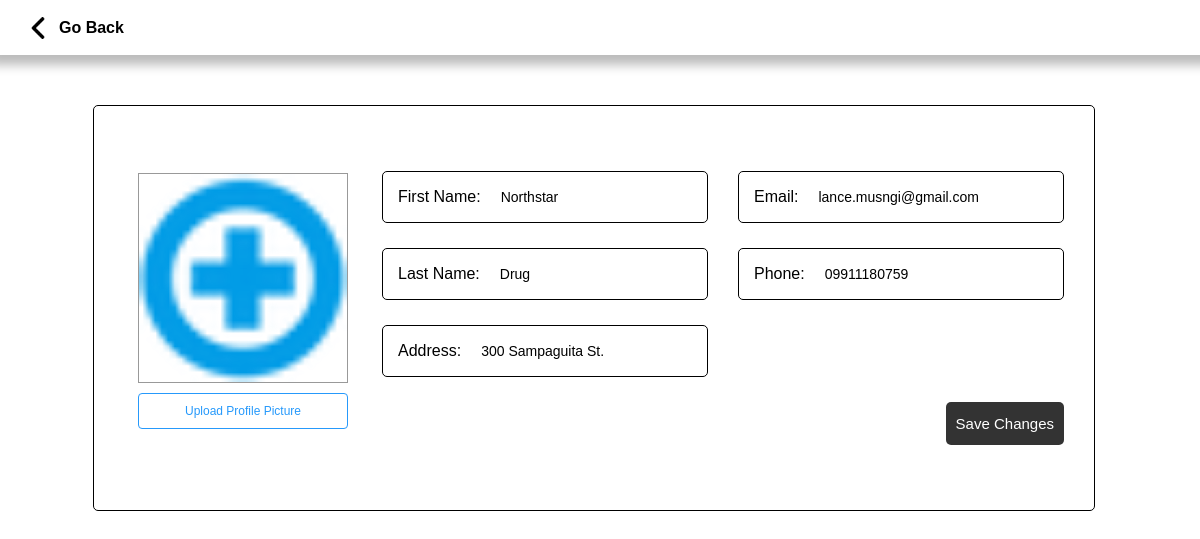
Page /aedituser.php on the earlier database version.
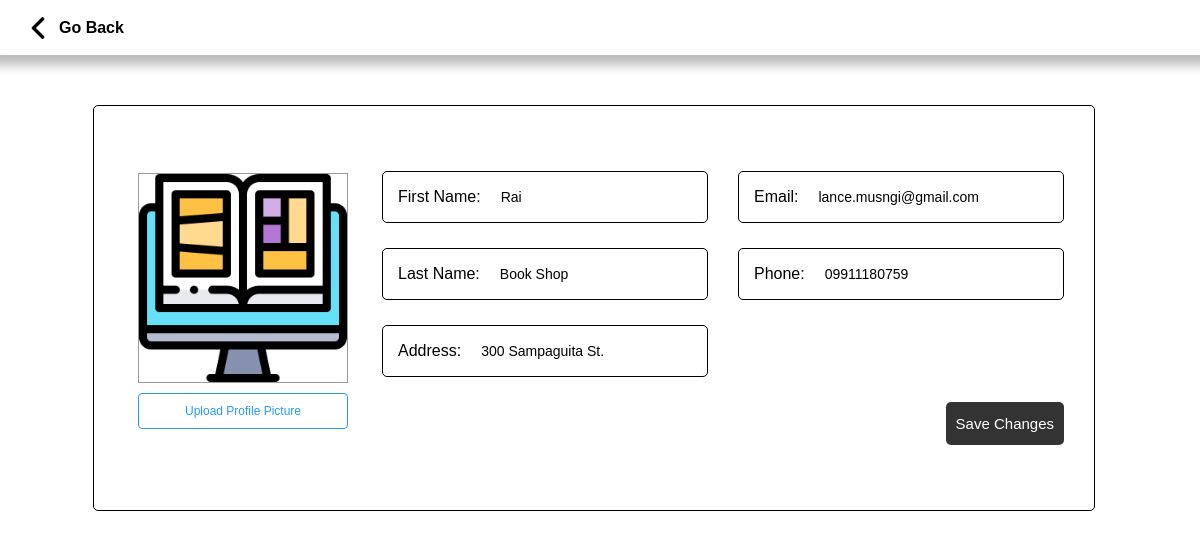
Same page on the later database version.
### tables this page shows
CREATE TABLE `users` (
  `UserID` int(11) NOT NULL,
  `FName` varchar(50) NOT NULL,
  `LName` varchar(50) NOT NULL,
  `username` varchar(50) NOT NULL,
  `password` varchar(100) NOT NULL,
  `email` varchar(50) NOT NULL,
  `phone` varchar(15) DEFAULT NULL,
  `address` varchar(200) DEFAULT NULL,
  `attempt` int(11) NOT NULL,
  `block` int(11) NOT NULL,
  `admin` int(1) NOT NULL,
  `profile` varchar(200) NOT NULL,
  `verification` varchar(10) NOT NULL,
  `verification_code` varchar(10) NOT NULL
);

### query.php (called while the page is built, shortened)
<?php
$queryAdmin = mysqli_query($con, "SELECT * FROM users WHERE UserID = '1'");
$rowUser2 = mysqli_fetch_assoc($queryAdmin);
$alocation = $rowUser2["profile"];
$aFName = $rowUser2["FName"];
$aLName = $rowUser2["LName"];
$aemail = $rowUser2["email"];
$aaddress = $rowUser2['address'];
$aphone = $rowUser2['phone'];

### aedituser.php (the view, shortened to what this page needs)
<!DOCTYPE html>
<html>
<head>
    <link rel="stylesheet" href="css/stylemain.css">
    <link rel="stylesheet" href="css/header.css">
    <?php
    include("connect.php");
    include("query.php");
    ?>
</head>
<body>
    <header >
        <a href="admin.php" class="ahead">
        <img src="Image\left-arrow.png" width="22">
            <h4>Go Back</h4>
        </a>
     </header>
    <section></a>
        <div class="wrapper" id="w1">
            <form action="" method="post" enctype="multipart/form-data">
                <div class="wedit">
                    <div class="weditimg">
                        <?php
                        echo "<img id='profileImage' src='$alocation' alt='Profile Picture'>";
                        ?>
                        <label class="btn-upload-img">
                            Upload Profile Picture <input type="file" id="img" name="img" accept="image/*">
                        </label>
                    </div>
                    <div class="weform">
                        <div class="inweform">
                            <div class="weitem">
                                <div class="border">
                                    <p>First Name:</p>
                                </div>
                                <?php
                                echo "<input type='text' name='first_name' value='$aFName'>";
                                ?>
                            </div>
                            <div class="weitem">
                                <div class="border">
                                    <p>Last Name:</p>
                                </div>
                                <?php
                                echo "<input type='text' name='last_name' value='$aLName'>";
                                ?>
                            </div>
                            <div class="weitem">
                                <div class="border">
                                    <p>Address:</p>
                                </div>
                                <?php
                                echo "<input type='text' name='address' value='$aaddress'>";
                                ?>
                            </div>
                        </div>
                        <div class="inweform">
                            <div class="weitem">
                                <div class="border">
                                    <p>Email:</p>
                                </div>
                                <?php
                                echo "<input type='text' name='email' id='emailInput' value='$aemail' style='text-transform: none;' pattern='.*\.com' title='Please enter a valid email address'>";
                                ?>
                            </div>
                            <div class="weitem">
                                <div class="border">
                                    <p>Phone:</p>
                                </div>
                                <?php
                                echo "<input type='tel' name='phone' value='$aphone' pattern='^(\d{11}|\d{12}|\d{13})?$' title='Enter 11 or 13 digits'>";
                                ?>
                            </div>
                            <label class="btn-save">
                                <div class="btnsave">
                                    Save Changes <input formaction="aupdateuser.php" type="submit" name="submit">
                                </div>
                            </label>
                        </div>
                    </div>
                </div>
            </form>
        </div>
    </section>
</body>
</html>

Differences in the rows shown:
changed users "300 sampaguita st.": profile: a different picture; first_name "northstar" → "Rai"; last_name "drug" → "book shop"
